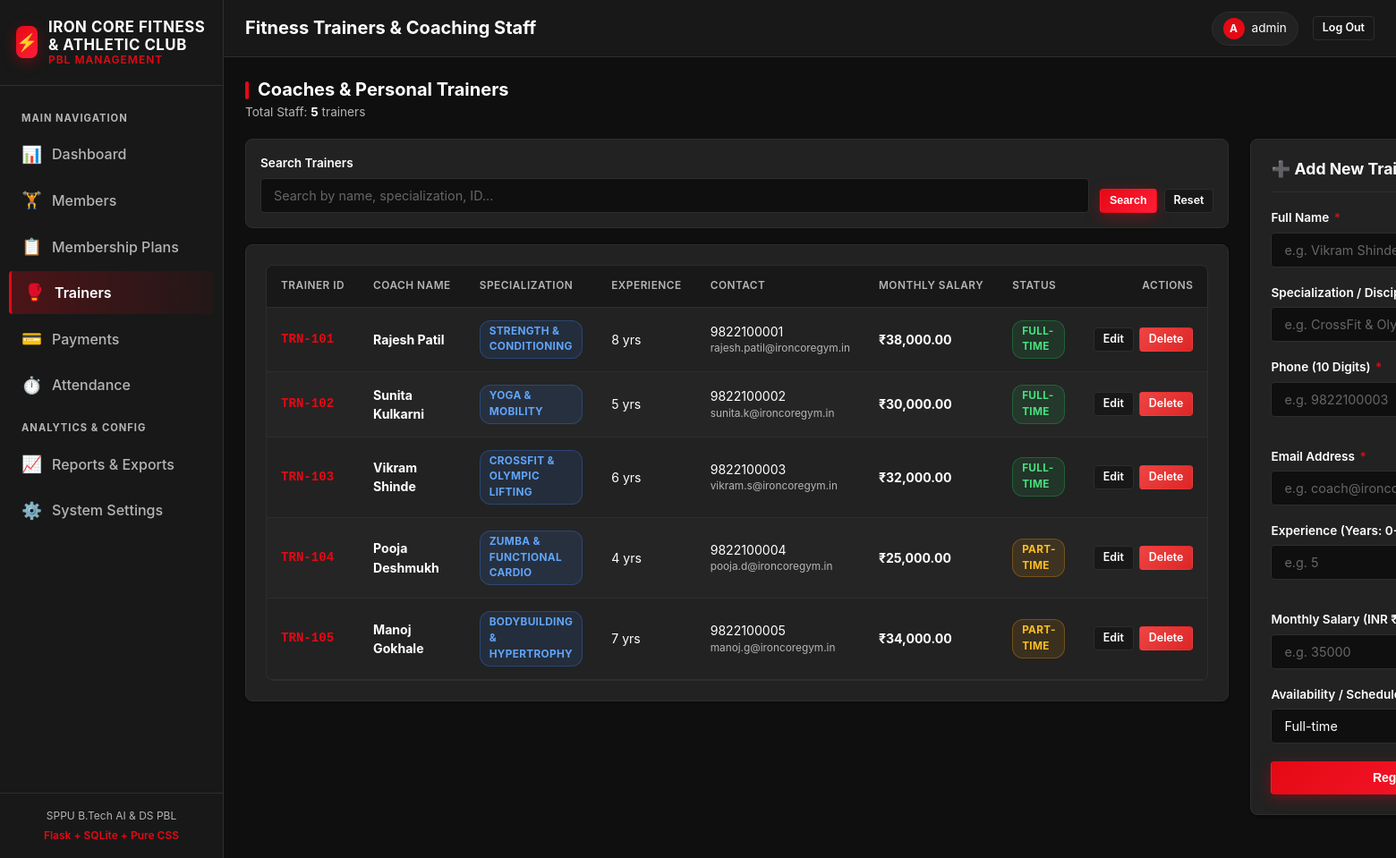
The page /trainers (signed in) on the database its author committed.
### tables this page shows
CREATE TABLE settings (
            key TEXT PRIMARY KEY,
            value TEXT NOT NULL
        );

CREATE TABLE trainers (
            id INTEGER PRIMARY KEY AUTOINCREMENT,
            trainer_id TEXT UNIQUE NOT NULL,
            full_name TEXT NOT NULL,
            specialization TEXT NOT NULL,
            phone TEXT NOT NULL,
            email TEXT NOT NULL,
            experience INTEGER NOT NULL CHECK(experience >= 0 AND experience <= 50),
            salary REAL NOT NULL CHECK(salary >= 0),
            availability TEXT NOT NULL CHECK(availability IN ('Full-time', 'Part-time'))
        );

### app.py (the view)
@app.route("/trainers")
@login_required
def trainers_list():
    search_query = request.args.get("q", "").strip()
    try:
        page = max(1, int(request.args.get("page", 1)))
    except ValueError:
        page = 1
    per_page = 10
    offset = (page - 1) * per_page
    where_sql = "1=1"
    params: List[Any] = []
    if search_query:
        where_sql = "(full_name LIKE ? OR trainer_id LIKE ? OR specialization LIKE ? OR phone LIKE ?)"
        like_term = f"%{search_query}%"
        params.extend([like_term, like_term, like_term, like_term])
    count_row = query_db(f"SELECT COUNT(*) AS total FROM trainers WHERE {where_sql};", tuple(params), one=True)
    total_count = count_row["total"] if count_row else 0
    total_pages = max(1, (total_count + per_page - 1) // per_page)
    trainers = query_db(
        f"SELECT * FROM trainers WHERE {where_sql} ORDER BY id ASC LIMIT ? OFFSET ?;",
        tuple(params + [per_page, offset]),
    )
    return render_template(
        "trainers.html",
        active_page="trainers",
        trainers=trainers,
        total_count=total_count,
        total_pages=total_pages,
        current_page=page,
        search_query=search_query,
        editing_trainer=None,
        form_data={},
    )

### app.py (called while the page is built)
def get_now_ist() -> datetime:
    return datetime.now(IST)

def get_today_ist() -> date:
    return get_now_ist().date()

def get_db():
    if "db" not in g:
        g.db = database.get_db_connection()
    return g.db

def query_db(query: str, args: tuple = (), one: bool = False):
    cur = get_db().execute(query, args)
    rv = cur.fetchall()
    cur.close()
    return (rv[0] if rv else None) if one else rv

def get_gym_setting(key: str, default: str = "") -> str:
    row = query_db("SELECT value FROM settings WHERE key = ?;", (key,), one=True)
    return row["value"] if row else default

@app.template_filter("format_currency")
def format_currency_filter(amount) -> str:
    if amount is None or amount == "":
        return "₹0.00"
    try:
        val = float(amount)
        return f"₹{val:,.2f}"
    except (ValueError, TypeError):
        return f"₹{amount}"

def generate_csrf_token() -> str:
    if "csrf_token" not in session:
        session["csrf_token"] = secrets.token_urlsafe(32)
    return session["csrf_token"]

@app.context_processor
def inject_global_template_data() -> Dict[str, Any]:
    today = get_today_ist()
    gym_name = get_gym_setting("gym_name", "IRON CORE FITNESS & ATHLETIC CLUB")
    return {
        "gym_name": gym_name,
        "today_iso": today.isoformat(),
        "today_formatted": today.strftime("%d-%m-%Y"),
    }

@app.before_request
def verify_csrf_token():
    if request.method == "POST":
        client_token = request.form.get("csrf_token")
        server_token = session.get("csrf_token")
        if not client_token or not server_token:
            abort(400, description="CSRF token missing from form submission.")
        if not hmac.compare_digest(str(client_token), str(server_token)):
            abort(400, description="CSRF token validation failed. Submission rejected.")

@app.after_request
def apply_security_headers(response: Response) -> Response:
    response.headers["Content-Security-Policy"] = (
        "default-src 'self'; "
        "script-src 'none'; "
        "style-src 'self' 'unsafe-inline'; "
        "img-src 'self' data:; "
        "font-src 'self';"
    )
    response.headers["X-Content-Type-Options"] = "nosniff"
    response.headers["X-Frame-Options"] = "SAMEORIGIN"
    response.headers["X-XSS-Protection"] = "1; mode=block"
    return response

### database.py (called while the page is built, shortened)
def get_db_path() -> str:
    return os.path.join(os.path.dirname(os.path.abspath(__file__)), "gym.db")

### templates/trainers.html (shortened to what this page needs)
{% extends "base.html" %}
{% block page_title %}Fitness Trainers &amp; Coaching Staff{% endblock %}
{% block content %}
<div class="section-header">
  <div>
    <h2 class="section-title">Coaches &amp; Personal Trainers</h2>
    <p style="font-size: 0.85rem; color: var(--muted); margin-top: 2px;">
      Total Staff: <strong style="color: var(--text);">{{ total_count }}</strong> trainers
    </p>
  </div>
</div>
<div style="display: grid; grid-template-columns: 1fr 380px; gap: 24px; align-items: flex-start;">
  <div>
    <form method="GET" action="{{ url_for('trainers_list') }}" class="filter-bar" style="margin-bottom: 18px;">
      <div class="filter-item" style="flex: 2 1 200px;">
        <label for="q" class="form-label">Search Trainers</label>
        <input
          type="text"
          id="q"
          name="q"
          class="form-control"
          placeholder="Search by name, specialization, ID..."
          value="{{ search_query }}"
        >
      </div>
      <div class="filter-actions">
        <button type="submit" class="btn btn-primary btn-sm">Search</button>
        <a href="{{ url_for('trainers_list') }}" class="btn btn-secondary btn-sm">Reset</a>
      </div>
    </form>
    <div class="card">
      {% if trainers %}
        <div class="table-responsive" style="margin-bottom: 0;">
          <table class="table">
            <thead>
              <tr>
                <th>Trainer ID</th>
                <th>Coach Name</th>
                <th>Specialization</th>
                <th>Experience</th>
                <th>Contact</th>
                <th>Monthly Salary</th>
                <th>Status</th>
                <th style="text-align: right;">Actions</th>
              </tr>
            </thead>
            <tbody>
              {% for t in trainers %}
                <tr>
                  <td style="font-family: monospace; font-weight: 700; color: var(--accent);">{{ t.trainer_id }}</td>
                  <td>
                    <strong style="color: #fff;">{{ t.full_name }}</strong>
                  </td>
                  <td><span class="badge badge-info">{{ t.specialization }}</span></td>
                  <td>{{ t.experience }} yrs</td>
                  <td>
                    <div>{{ t.phone }}</div>
                    <div style="font-size: 0.74rem; color: var(--muted);">{{ t.email }}</div>
                  </td>
                  <td><strong>{{ t.salary | format_currency }}</strong></td>
                  <td>
                    {% if t.availability == 'Full-time' %}
                      <span class="badge badge-active">Full-time</span>
                    {% else %}
                      <span class="badge badge-warning">Part-time</span>
                    {% endif %}
                  </td>
                  <td style="text-align: right;">
                    <div class="table-actions" style="justify-content: flex-end;">
                      <a href="{{ url_for('trainer_edit', trainer_id=t.trainer_id) }}" class="btn btn-secondary btn-sm" title="Edit Trainer">
                        Edit
                      </a>
                      <a href="{{ url_for('trainer_delete_confirm', trainer_id=t.trainer_id) }}" class="btn btn-danger btn-sm" title="Delete Trainer">
                        Delete
                      </a>
                    </div>
                  </td>
                </tr>
              {% endfor %}
            </tbody>
          </table>
        </div>
      {% else %}
        <div class="empty-state">
          <div class="empty-icon">🥊</div>
          <div class="empty-title">No Trainers Found</div>
          <div class="empty-desc">No trainer profiles match your query or have been registered yet.</div>
        </div>
      {% endif %}
    </div>
  </div>
  <div class="card">
    <div class="card-header">
      <h3 class="card-title">
        {% if editing_trainer %}
          Edit Trainer: {{ editing_trainer.full_name }}
        {% else %}
          ➕ Add New Trainer
        {% endif %}
      </h3>
    </div>
    <form method="POST" action="{% if editing_trainer %}{{ url_for('trainer_edit', trainer_id=editing_trainer.trainer_id) }}{% else %}{{ url_for('trainer_add') }}{% endif %}">
      <div class="form-group">
        <label for="full_name" class="form-label">Full Name <span class="req">*</span></label>
        <input
          type="text"
          id="full_name"
          name="full_name"
          class="form-control"
          placeholder="e.g. Vikram Shinde"
          required
          value="{% if editing_trainer %}{{ editing_trainer.full_name }}{% else %}{{ form_data.get('full_name', '') }}{% endif %}"
        >
      </div>
      <div class="form-group">
        <label for="specialization" class="form-label">Specialization / Discipline <span class="req">*</span></label>
        <input
          type="text"
          id="specialization"
          name="specialization"
          class="form-control"
          placeholder="e.g. CrossFit &amp; Olympic Lifting"
          required
          value="{% if editing_trainer %}{{ editing_trainer.specialization }}{% else %}{{ form_data.get('specialization', '') }}{% endif %}"
        >
      </div>
      <div class="form-row">
        <div class="form-group">
          <label for="phone" class="form-label">Phone (10 Digits) <span class="req">*</span></label>
          <input
            type="tel"
            id="phone"
            name="phone"
            class="form-control"
            pattern="[6-9][0-9]{9}"
            placeholder="e.g. 9822100003"
            required
            value="{% if editing_trainer %}{{ editing_trainer.phone }}{% else %}{{ form_data.get('phone', '') }}{% endif %}"
          >
        </div>
        <div class="form-group">
          <label for="email" class="form-label">Email Address <span class="req">*</span></label>
          <input
            type="email"
            id="email"
            name="email"
            class="form-control"
            placeholder="e.g. coach@ironcoregym.in"
            required
            value="{% if editing_trainer %}{{ editing_trainer.email }}{% else %}{{ form_data.get('email', '') }}{% endif %}"
          >
        </div>
      </div>
      <div class="form-row">
        <div class="form-group">
          <label for="experience" class="form-label">Experience (Years: 0-50) <span class="req">*</span></label>
          <input
            type="number"
            id="experience"
            name="experience"
            class="form-control"
            min="0"
            max="50"
            placeholder="e.g. 5"
            required
            value="{% if editing_trainer %}{{ editing_trainer.experience }}{% else %}{{ form_data.get('experience', '') }}{% endif %}"
          >
        </div>
        <div class="form-group">
          <label for="salary" class="form-label">Monthly Salary (INR ₹) <span class="req">*</span></label>
          <input
            type="number"
            id="salary"
            name="salary"
            class="form-control"
            step="0.01"
            min="0"
            placeholder="e.g. 35000"
            required
            value="{% if editing_trainer %}{{ editing_trainer.salary }}{% else %}{{ form_data.get('salary', '') }}{% endif %}"
          >
        </div>
      </div>
      <div class="form-group">
        <label for="availability" class="form-label">Availability / Schedule <span class="req">*</span></label>
        <select id="availability" name="availability" class="form-control" required>
          <option value="Full-time" {% if (editing_trainer and editing_trainer.availability == 'Full-time') or form_data.get('availability') == 'Full-time' %}selected{% endif %}>Full-time</option>
        </select>
      </div>
      <div style="display: flex; gap: 10px; margin-top: 20px;">
        {% if editing_trainer %}
          <a href="{{ url_for('trainers_list') }}" class="btn btn-secondary" style="flex: 1;">Cancel</a>
          <button type="submit" class="btn btn-primary" style="flex: 2;">Update Trainer</button>
        {% else %}
          <button type="submit" class="btn btn-primary" style="width: 100%;">Register Trainer</button>
        {% endif %}
      </div>
    </form>
  </div>
</div>
{% endblock %}

### templates/base.html (shortened to what this page needs)
<!DOCTYPE html>
<html lang="en">
<head>
  <link rel="stylesheet" href="{{ url_for('static', filename='css/style.css') }}">
</head>
<body>
  <div class="app-container">
    <aside class="sidebar">
      <div class="sidebar-brand">
        <div class="brand-icon">⚡</div>
        <div class="brand-title">
          {{ gym_name }}
          <span>PBL Management</span>
        </div>
      </div>
      <ul class="sidebar-nav">
        <li class="nav-heading">Main Navigation</li>
        <li>
          <a href="{{ url_for('dashboard') }}" class="nav-link {% if active_page == 'dashboard' %}active{% endif %}">
            <span class="nav-icon">📊</span>
            <span>Dashboard</span>
          </a>
        </li>
        <li>
          <a href="{{ url_for('members_list') }}" class="nav-link {% if active_page == 'members' %}active{% endif %}">
            <span class="nav-icon">🏋️</span>
            <span>Members</span>
          </a>
        </li>
        <li>
          <a href="{{ url_for('plans_list') }}" class="nav-link {% if active_page == 'plans' %}active{% endif %}">
            <span class="nav-icon">📋</span>
            <span>Membership Plans</span>
          </a>
        </li>
        <li>
          <a href="{{ url_for('trainers_list') }}" class="nav-link {% if active_page == 'trainers' %}active{% endif %}">
            <span class="nav-icon">🥊</span>
            <span>Trainers</span>
          </a>
        </li>
        <li>
          <a href="{{ url_for('payments_list') }}" class="nav-link {% if active_page == 'payments' %}active{% endif %}">
            <span class="nav-icon">💳</span>
            <span>Payments</span>
          </a>
        </li>
        <li>
          <a href="{{ url_for('attendance_view') }}" class="nav-link {% if active_page == 'attendance' %}active{% endif %}">
            <span class="nav-icon">⏱️</span>
            <span>Attendance</span>
          </a>
        </li>
        <li class="nav-heading">Analytics & Config</li>
        <li>
          <a href="{{ url_for('reports_view') }}" class="nav-link {% if active_page == 'reports' %}active{% endif %}">
            <span class="nav-icon">📈</span>
            <span>Reports & Exports</span>
          </a>
        </li>
        <li>
          <a href="{{ url_for('settings_view') }}" class="nav-link {% if active_page == 'settings' %}active{% endif %}">
            <span class="nav-icon">⚙️</span>
            <span>System Settings</span>
          </a>
        </li>
      </ul>
      <div class="sidebar-footer">
        <div>SPPU B.Tech AI &amp; DS PBL</div>
        <div style="margin-top: 4px; color: var(--accent); font-weight: 600;">Flask + SQLite + Pure CSS</div>
      </div>
    </aside>
    <div class="main-wrapper">
      <header class="topbar">
        <div class="topbar-left">
          <h1 class="page-title">{% block page_title %}Dashboard{% endblock %}</h1>
        </div>
        <div class="topbar-right">
          <div class="admin-badge">
            <div class="admin-avatar">{{ session.get('username', 'A')[0]|upper }}</div>
            <span>{{ session.get('username', 'Admin') }}</span>
          </div>
          <a href="{{ url_for('logout') }}" class="btn btn-secondary btn-sm" title="Log Out">
            <span>Log Out</span>
          </a>
        </div>
      </header>
      <main class="page-content">
        {% block content %}{% endblock %}
      </main>
    </div>
  </div>
</body>
</html>

### rows shown on the page
settings: value "IRON CORE FITNESS & ATHLETIC CLUB"
trainers: trainer_id "TRN-101", full_name "Rajesh Patil", specialization "STRENGTH & CONDITIONING", experience "8", phone "9822100001", email "rajesh.patil@ironcoregym.in", salary "₹38,000.00", availability "FULL-TIME"
trainers: trainer_id "TRN-102", full_name "Sunita Kulkarni", specialization "YOGA & MOBILITY", experience "5", phone "9822100002", email "sunita.k@ironcoregym.in", salary "₹30,000.00", availability "FULL-TIME"
trainers: trainer_id "TRN-103", full_name "Vikram Shinde", specialization "CROSSFIT & OLYMPIC LIFTING", experience "6", phone "9822100003", email "vikram.s@ironcoregym.in", salary "₹32,000.00", availability "FULL-TIME"
trainers: trainer_id "TRN-104", full_name "Pooja Deshmukh", specialization "ZUMBA & FUNCTIONAL CARDIO", experience "4", phone "9822100004", email "pooja.d@ironcoregym.in", salary "₹25,000.00", availability "PART-TIME"
trainers: trainer_id "TRN-105", full_name "Manoj Gokhale", specialization "BODYBUILDING & HYPERTROPHY", experience "7", phone "9822100005", email "manoj.g@ironcoregym.in", salary "₹34,000.00", availability "PART-TIME"

### other values the page prints
{{ session.get('username', 'A')[0]|upper }} "A"
{{ session.get('username', 'Admin') }} "admin"
{{ total_count }} "5"
